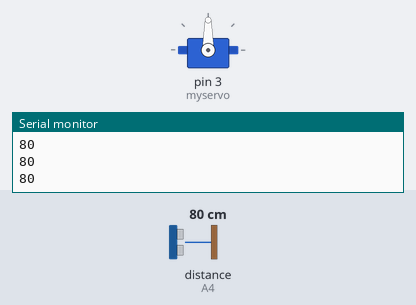
Bench run of a sketch on a simulated Arduino Uno, built with avr-gcc and run on an emulated ATmega328P. Shown: servo, the last lines printed to the serial monitor. Wiring (inferred from the names in the program): ultrasonic range finder: trigger A5; echo A4. Inputs (shaded band) come from the test bench; at power-on: distance to the obstacle (sensor on A4) 80 cm. The echo pulse lasts 58.3 µs per cm.

Above: at 3.39 s.
4.3 s: distance to the obstacle (sensor on A4) set to 250 cm
At 4.85 s:
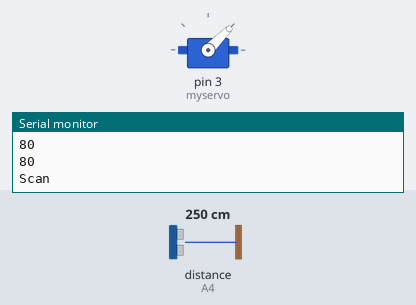
7.3 s: distance to the obstacle (sensor on A4) set to 2 cm
At 7.72 s:
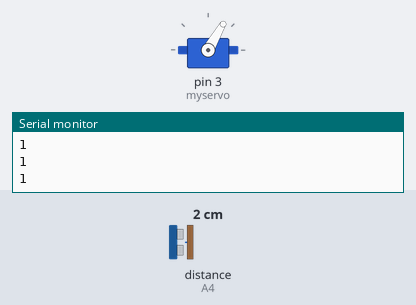
Timing chart, 0 to 16.3 s (numbered marks = the images above; inputs shaded):
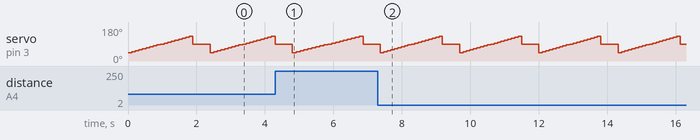

Measured:
- by itself, servo on pin 3 (myservo): repeats every 2.3 s: 50° 0.10 s, 55° 0.10 s, 60° 0.10 s, 65° 0.10 s, 70° 0.10 s, 75° 0.10 s, 80° 0.10 s, 85° 0.10 s, 90° 0.10 s, 95° 0.10 s, 100° 0.10 s, 105° 0.10 s, 110° 0.10 s, 115° 0.10 s, 120° 0.10 s, 125° 0.10 s, 130° 0.10 s, 90° 0.50 s, 45° 0.10 s

The sketch:

us-radar-scanner-001.ino
```cpp
#include <Servo.h>

Servo myservo;
int Echo = A4;
int Trig = A5;

void setup() {
  myservo.attach(3);
  Serial.begin(9600);
  pinMode(Echo, INPUT);
  pinMode(Trig, OUTPUT);
  Serial.println("Ok");
}

void loop() {
  Serial.println("Scan");
  myservo.write(90);
  for (int i = 45; i < 135; i = i + 5) {
    myservo.write(i);
    int d = readDistanza();
    delay(100);
    Serial.println(d);
  }
  myservo.write(90);
  delay(500);
}

int readDistanza() {
  digitalWrite(Trig, LOW);
  delayMicroseconds(2);
  digitalWrite(Trig, HIGH);
  delayMicroseconds(20);
  digitalWrite(Trig, LOW);
  float d = pulseIn(Echo, HIGH);
  d = d / 58;
  return (int)d;
}
```
